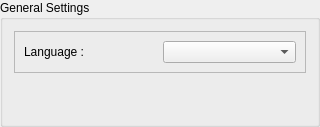
                              <widget class="QGroupBox" name="groupBox_4">
                               <property name="minimumSize">
                                <size>
                                 <width>320</width>
                                 <height>0</height>
                                </size>
                               </property>
                               <property name="maximumSize">
                                <size>
                                 <width>320</width>
                                 <height>16777215</height>
                                </size>
                               </property>
                               <property name="title">
                                <string>General Settings</string>
                               </property>
                               <layout class="QVBoxLayout" name="verticalLayout_22">
                                <item>
                                 <widget class="QFrame" name="frame_46">
                                  <property name="frameShape">
                                   <enum>QFrame::StyledPanel</enum>
                                  </property>
                                  <property name="frameShadow">
                                   <enum>QFrame::Raised</enum>
                                  </property>
                                  <layout class="QHBoxLayout" name="horizontalLayout_33">
                                   <item>
                                    <widget class="QLabel" name="label_23">
                                     <property name="text">
                                      <string>Language : </string>
                                     </property>
                                    </widget>
                                   </item>
                                   <item>
                                    <widget class="QComboBox" name="comboBox_5"/>
                                   </item>
                                  </layout>
                                 </widget>
                                </item>
                                <item>
                                 <spacer name="verticalSpacer_7">
                                  <property name="orientation">
                                   <enum>Qt::Vertical</enum>
                                  </property>
                                  <property name="sizeHint" stdset="0">
                                   <size>
                                    <width>20</width>
                                    <height>40</height>
                                   </size>
                                  </property>
                                 </spacer>
                                </item>
                               </layout>
                              </widget>
